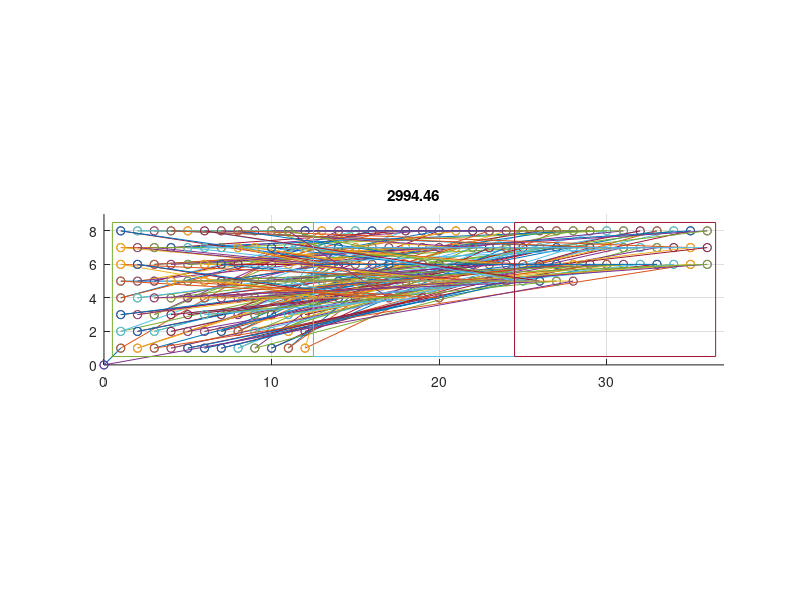

Here is the MATLAB script that generated this plot: (Note: this script raises an error after producing the figure.)
%% Test of route generation for genetic algorithm
%% FE 2020

%% Mostly manually set start and end positions with random target groups for each seedling
n = 96;  %Number of seedlings
vertices = 2*n+1;
startEnd = [0 0];
seedlings = zeros(n,3);
target1 = zeros(n,2);
target2 = zeros(n,2);
seedCount = 1;
for i = 8:-1:1
    for j = 1:12
        seedlings(seedCount,:,:) = [j i randi([1 2],1)];
        target1(seedCount,:) = [j+12 i];
        target2(seedCount,:) = [j+24 i];
        seedCount = seedCount + 1;
    end
end

%% Squares
X1 = 0.5;
X2 = 12.5;
Y1 = 0.5;
Y2 = 8.5;

squareX1 = [X1, X2, X2, X1, X1];
squareY1 = [Y1, Y1, Y2, Y2, Y1];
squareX2 = [X1+12, X2+12, X2+12, X1+12, X1+12];
squareY2 = [Y1, Y1, Y2, Y2, Y1];
squareX3 = [X1+24, X2+24, X2+24, X1+24, X1+24];
squareY3 = [Y1, Y1, Y2, Y2, Y1];

%% Initialize stuff
currentRecord = 999999;
recordDistance = 999999;
maxIter = 10;
iterCount = 0;
popSize = 500;
routeMatrix = zeros(popSize, vertices+1, 2);
population = zeros(popSize,n);
fitness = zeros(popSize,1);
mutationRate = 0.15;

for i = 1:popSize
    population(i,:) = randperm(n,n);
end

while iterCount < maxIter
    %% Calculate Fitness
    for i = 1:popSize
        %% Generate routeMatrix depending on populations
        posCount = 2;
        targetCount1 = 1;
        targetCount2 = 1;
        for j = 1:length(population(i,:))
            routeMatrix(i,posCount,:) = seedlings(population(i,j),1:2);
            if seedlings(population(i,j),3) == 1
                routeMatrix(i,posCount+1,:) = target1(targetCount1,:);
                targetCount1 = targetCount1 + 1;
            end
            if seedlings(population(i,j),3) == 2
                routeMatrix(i,posCount+1,:) = target2(targetCount2,:);
                targetCount2 = targetCount2 + 1;
            end
            posCount = posCount + 2;
        end
        %% Calculation of route length
        routeLength = 0;
        for k = 2:vertices
            verticeLength = abs(sqrt(routeMatrix(i,k,1)^2+routeMatrix(i,k,2)^2)...
                - sqrt(routeMatrix(i,k-1,1)^2+routeMatrix(i,k-1,2)^2));
            routeLength = routeLength + verticeLength;
        end
        
        %% Update best populations
        if routeLength < recordDistance
            recordDistance = routeLength;
            bestEver = population(i,:);
            
            %% Plot route
            figure(1);
            clf(figure(1));
            title(recordDistance);
            xlim([0 37]);
            ylim([0 9]);
            grid on;
            for l = 1:vertices
                hold on
                plot(routeMatrix(i,[l, l+1],1), routeMatrix(i,[l, l+1],2),'-o')
            end
            plot(squareX1, squareY1);
            plot(squareX2, squareY2);
            plot(squareX3, squareY3);
            daspect([1 1 1])
        end
        
        if routeLength < currentRecord
            currentRecord = routeLength;
            currentBest = population(i,:);
        end
        
        %% Calculate fitness
        fitness(i,1) = routeLength;%1 / (routeLength^8 + 1);
    end
    
    %% Normalize Fitness
    sumFitness = 0;
    for i = 1:popSize
        sumFitness = sumFitness + fitness(i,1);
    end
    
    for i = 1:popSize
        fitness(i,1) = fitness(i,1) / sumFitness;
    end
    
    %% Create next Generation with mutation
    newPopulation = zeros(popSize,n);
    for i = 1:popSize
        order = select_point(population(:,:), fitness(:,:));
        %orderB = select_point(population(:,:), fitness(:,:));
        for j = 1:n
            if rand < mutationRate
                pointA = randi(length(order));
                pointB = mod(pointA + 1, 2) + 1;
                temp = order(pointA);
                order(pointA) = order(pointB);
                order(pointB) = temp;
            end
        end
        newPopulation(i,:) = order;
        
    end
    population = newPopulation;
    
    %% Increment iter
    iterCount = iterCount+1;
end
